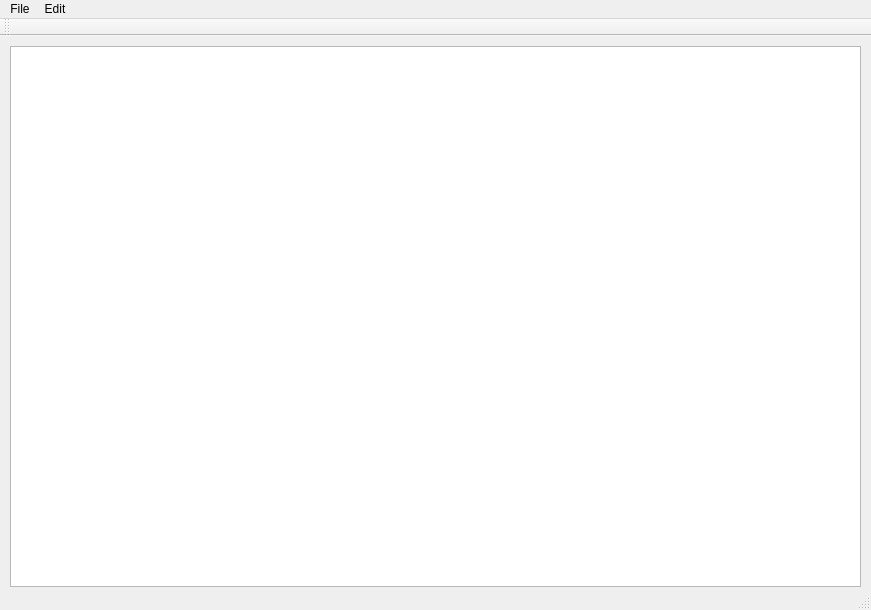
<?xml version="1.0" encoding="UTF-8"?>
<ui version="4.0">
 <class>MainWindow</class>
 <widget class="QMainWindow" name="MainWindow">
  <property name="geometry">
   <rect>
    <x>0</x>
    <y>0</y>
    <width>871</width>
    <height>610</height>
   </rect>
  </property>
  <property name="windowTitle">
   <string>MainWindow</string>
  </property>
  <widget class="QWidget" name="centralWidget">
   <widget class="QWidget" name="verticalLayoutWidget">
    <property name="geometry">
     <rect>
      <x>9</x>
      <y>9</y>
      <width>841</width>
      <height>541</height>
     </rect>
    </property>
    <layout class="QVBoxLayout" name="verticalLayout"/>
   </widget>
   <widget class="QPlainTextEdit" name="textEdit">
    <property name="geometry">
     <rect>
      <x>10</x>
      <y>10</y>
      <width>851</width>
      <height>541</height>
     </rect>
    </property>
   </widget>
  </widget>
  <widget class="QMenuBar" name="menuBar">
   <property name="geometry">
    <rect>
     <x>0</x>
     <y>0</y>
     <width>871</width>
     <height>22</height>
    </rect>
   </property>
   <widget class="QMenu" name="menuFile">
    <property name="title">
     <string>File</string>
    </property>
    <addaction name="actionNew"/>
    <addaction name="actionOpen"/>
    <addaction name="actionSave_As"/>
    <addaction name="actionPrint"/>
    <addaction name="actionExit"/>
   </widget>
   <widget class="QMenu" name="menuEdit">
    <property name="title">
     <string>Edit</string>
    </property>
    <addaction name="actionCopy"/>
    <addaction name="actionPaste"/>
    <addaction name="actionCut"/>
    <addaction name="actionUndo"/>
    <addaction name="actionRedo"/>
   </widget>
   <addaction name="menuFile"/>
   <addaction name="menuEdit"/>
  </widget>
  <widget class="QToolBar" name="mainToolBar">
   <attribute name="toolBarArea">
    <enum>TopToolBarArea</enum>
   </attribute>
   <attribute name="toolBarBreak">
    <bool>false</bool>
   </attribute>
  </widget>
  <widget class="QStatusBar" name="statusBar"/>
  <action name="actionNew">
   <property name="icon">
    <iconset>
     <normalon>:/icons/Icons/new.png</normalon>
    </iconset>
   </property>
   <property name="text">
    <string>New</string>
   </property>
   <property name="shortcut">
    <string>Ctrl+N</string>
   </property>
  </action>
  <action name="actionOpen">
   <property name="icon">
    <iconset>
     <normalon>:/icons/Icons/open.png</normalon>
    </iconset>
   </property>
   <property name="text">
    <string>Open</string>
   </property>
   <property name="shortcut">
    <string>Ctrl+O</string>
   </property>
  </action>
  <action name="actionSave_As">
   <property name="icon">
    <iconset>
     <normalon>:/icons/Icons/save.png</normalon>
    </iconset>
   </property>
   <property name="text">
    <string>Save As</string>
   </property>
   <property name="shortcut">
    <string>Ctrl+S</string>
   </property>
  </action>
  <action name="actionPrint">
   <property name="icon">
    <iconset>
     <normalon>:/icons/Icons/print.png</normalon>
    </iconset>
   </property>
   <property name="text">
    <string>Print</string>
   </property>
   <property name="shortcut">
    <string>Ctrl+P</string>
   </property>
  </action>
  <action name="actionExit">
   <property name="icon">
    <iconset>
     <normalon>:/icons/Icons/exit.png</normalon>
    </iconset>
   </property>
   <property name="text">
    <string>Exit</string>
   </property>
  </action>
  <action name="actionCopy">
   <property name="icon">
    <iconset>
     <normalon>:/icons/Icons/copy.png</normalon>
    </iconset>
   </property>
   <property name="text">
    <string>Copy</string>
   </property>
   <property name="shortcut">
    <string>Ctrl+C</string>
   </property>
  </action>
  <action name="actionPaste">
   <property name="icon">
    <iconset>
     <normalon>:/icons/Icons/paste.png</normalon>
    </iconset>
   </property>
   <property name="text">
    <string>Paste</string>
   </property>
   <property name="shortcut">
    <string>Ctrl+V</string>
   </property>
  </action>
  <action name="actionCut">
   <property name="icon">
    <iconset>
     <normalon>:/icons/Icons/cut.png</normalon>
    </iconset>
   </property>
   <property name="text">
    <string>Cut</string>
   </property>
   <property name="shortcut">
    <string>Ctrl+X</string>
   </property>
  </action>
  <action name="actionUndo">
   <property name="icon">
    <iconset>
     <normalon>:/icons/Icons/undo.png</normalon>
    </iconset>
   </property>
   <property name="text">
    <string>Undo</string>
   </property>
   <property name="shortcut">
    <string>Ctrl+Z</string>
   </property>
  </action>
  <action name="actionRedo">
   <property name="icon">
    <iconset>
     <normalon>:/icons/Icons/redo.png</normalon>
    </iconset>
   </property>
   <property name="text">
    <string>Redo</string>
   </property>
   <property name="shortcut">
    <string>Ctrl+Y</string>
   </property>
  </action>
  <action name="actiona_sjbckjasbckjabcs">
   <property name="text">
    <string>a,sjbckjasbckjabcs</string>
   </property>
  </action>
 </widget>
 <layoutdefault spacing="6" margin="11"/>
 <resources/>
 <connections/>
</ui>
